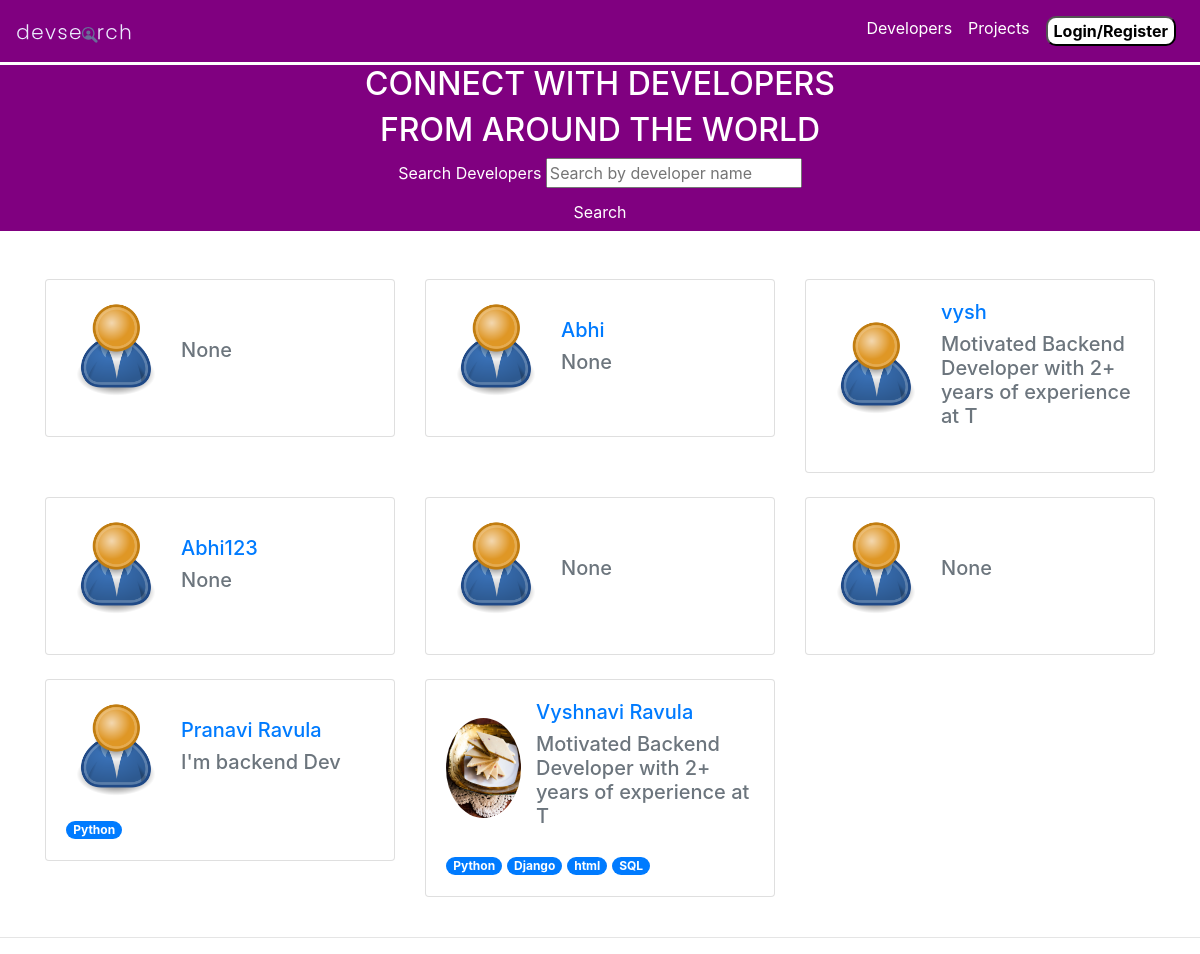
/, run on an earlier commit of the app's database.
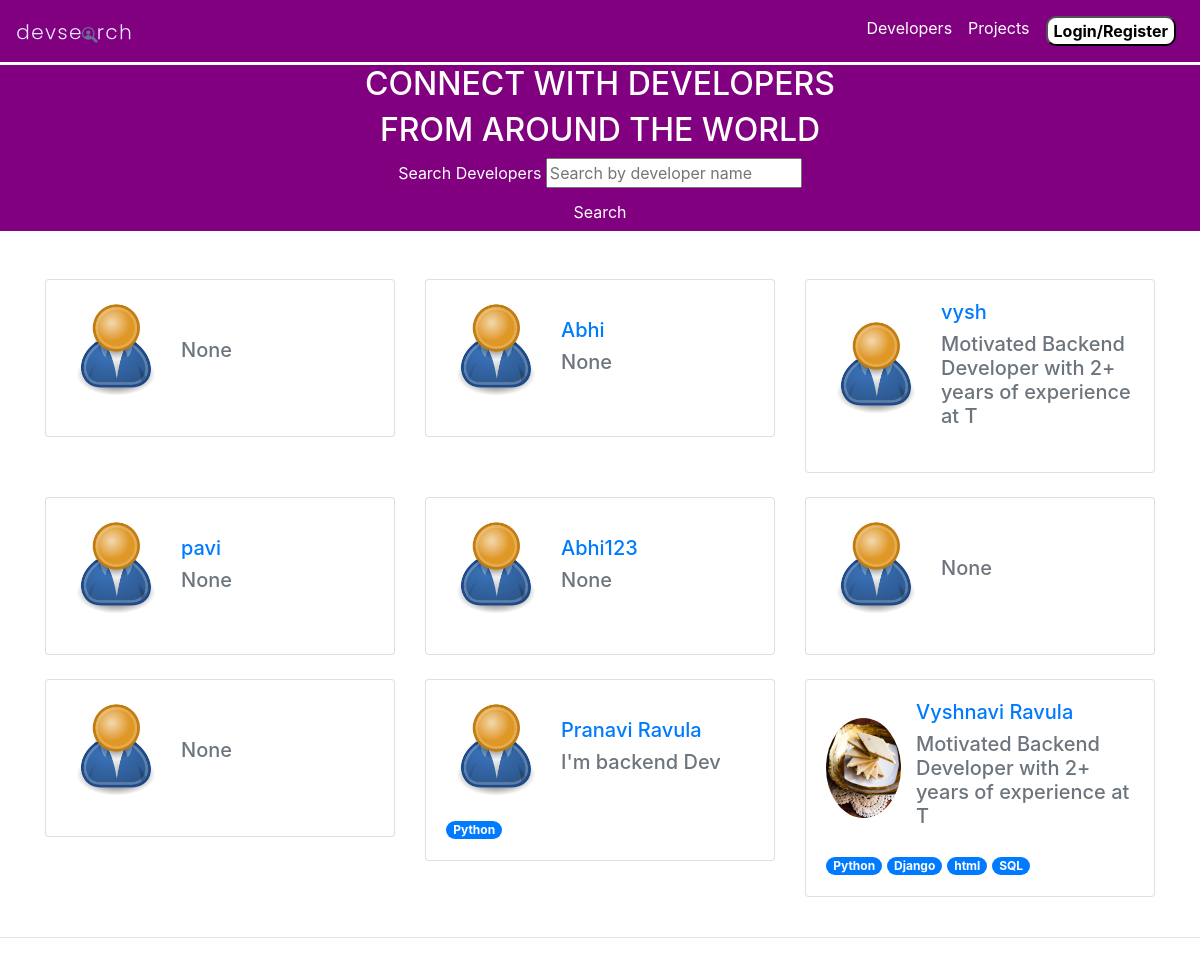
And on a later commit of the database.
### users/models.py (models this page shows, shortened)
class Profile(models.Model):
    user=models.OneToOneField(User,on_delete=models.CASCADE,null=True,blank=True)
    name=models.CharField(max_length=200,blank=True,null=True)
    email=models.EmailField(max_length=500,blank=True,null=True)
    username=models.CharField(max_length=200,blank=True,null=True)
    location=models.CharField(max_length=200,blank=True,null=True)
    short_intro=models.CharField(max_length=200,blank=True,null=True)
    bio=models.TextField(blank=True,null=True)
    profile_image=models.ImageField(null=True,blank=True,upload_to='profiles/',default='profiles/user-default.png')
    socio_github=models.CharField(max_length=200,blank=True,null=True)
    socio_twitter=models.CharField(max_length=200,blank=True,null=True)
    socio_linkedin=models.CharField(max_length=200,blank=True,null=True)
    socio_youtube=models.CharField(max_length=200,blank=True,null=True)
    created_date=models.DateTimeField(auto_now_add=True)
    id=models.UUIDField(default=uuid.uuid4,unique=True,primary_key=True,editable=False)

class Skills(models.Model):
    owner=models.ForeignKey(Profile,on_delete=models.CASCADE,null=True,blank=True)
    name=models.CharField(max_length=50,null=True,blank=True)
    description=models.TextField(null=True,blank=True)
    created_date=models.DateTimeField(auto_now_add=True)
    id=models.UUIDField(default=uuid.uuid4,unique=True,primary_key=True,editable=False)
    def __str__(self):
        return self.name

### users/views.py (the view)
# urls.py: path('',views.profiles,name='profiles'),
def profiles(request):
    pro,searchQuery=searchProfiles(request)
    context={'profiles':pro,'search_query':searchQuery}
    return(render(request,'profiles.html',context))

### users/utils.py (called while the page is built)
def searchProfiles(request):
    searchQuery=''
    if request.GET.get('search_query'):
        searchQuery=request.GET.get('search_query')
    skills=Skills.objects.filter(name__iexact=searchQuery)
    pro=Profile.objects.distinct().filter(Q(name__icontains=searchQuery) | Q(skills__in=skills))
    return(pro,searchQuery)

### users/templates/profiles.html (shortened to what this page needs)
{% extends 'navBar.html' %}
{% block start %}
<section class="hero-section text-center" style="background-color: purple; color: white; margin-top: -30px">
  <div class="container container--narrow">
      <div class="hero-section__box" >
          <h2>CONNECT WITH <span>DEVELOPERS</span></h2>
          <h2>FROM AROUND THE WORLD</h2>
      </div>
      <div class="hero-section__search">
          <form id="searchForm" class="form" action="{% url 'profiles' %}" method="get">
              <div class="form__field">
                  <label for="formInput#search">Search Developers </label>
                  <input class="input input--text" id="formInput#search" type="text" name="search_query"
                      value="{{ search_query }}" placeholder="Search by developer name" />
              </div>
              <input class="btn btn--sub btn--lg" type="submit" value="Search" style="background-color: purple; color: white;"/>
          </form>
      </div>
  </div>
</section>
<br>
<br>
<section class="devlist">
  <div class="container">
      <div class="row">
          {% for profile in profiles %}
          <div class="col-md-4 mb-4">
              <div class="card">
                  <a href="{%url 'userProfile' profile.id%}" class="card-body">
                      <div class="d-flex align-items-center">
                          <img class="avatar avatar--md rounded-circle" src="{{ profile.profile_image.url }}" style="width: 100px; height: 100px; margin-right: 15px;" alt="image" />
                          <div>
                              <h3 class="h5">{{ profile.name }}</h3>
                              <h5 class="text-muted">{{ profile.short_intro|slice:"60" }}</h5>
                          </div>
                      </div>
                      <div class="dev__skills mt-2">
                          {% for skill in profile.skills_set.all %}
                          <span class="badge badge-pill badge-primary">
                              {{ skill }}
                          </span>
                          {% endfor %}
                      </div>
                  </a>
              </div>
          </div>
          {% endfor %}
      </div>
  </div>
</section>
{% endblock %}

### projects/templates/navbar.html (shortened to what this page needs)
<!DOCTYPE html>
{% load static %}
<html lang="en">
<head>
    <link rel="stylesheet" type="text/css" href="{% static 'styles/navBar.css' %}" media="screen">
    <link rel="stylesheet" href="https://stackpath.bootstrapcdn.com/bootstrap/4.3.1/css/bootstrap.min.css">
</head>
<body>
    <nav class="navbar navbar-expand-lg navbar-light" style="background-color: purple;">
        <a class="navbar-brand" href="{% url 'profiles' %}">
            <img src="{% static 'images/logo.svg' %}" alt="Logo" height="30">
        </a>
        <div class="collapse navbar-collapse" id="navbarNav">
            <ul class="navbar-nav ml-auto">
                <li class="nav-item">
                    <a class="nav-link" style="color: white;" href="{% url 'profiles' %}">Developers</a>
                </li>
                <li class="nav-item">
                    <a class="nav-link" style="color: white;" href="{% url 'projects' %}">Projects</a>
                </li>
                <li class="nav-item">
                    {%if request.user.is_authenticated%}
                    <li class="nav-item">
                        <a class="nav-link" style="color: white;" href="{% url 'userAccount' %}">Account</a>
                    </li>
                    <a class="nav-link" style="color: white;" href="{% url 'logoutUser' %}">
                        <button style="border-radius:10px;background-color: white; color: black;"><b>Logout</b></button></a>
{%else%}
                        <a class="nav-link" style="color: white;" href="{% url 'loginUser' %}">
                            <button style="border-radius:10px;background-color: white; color: black;"><b>Login/Register</b></button></a>
                            {%endif%}
                </li>
            </ul>
        </div>
    </nav>
    {% block start %}
    {% endblock %}
    <hr>
</body>
</html>

What changed in the data, as far as the page shows it:
added Profile: profile_image (placeholder picture), name "pavi", short_intro "None"
